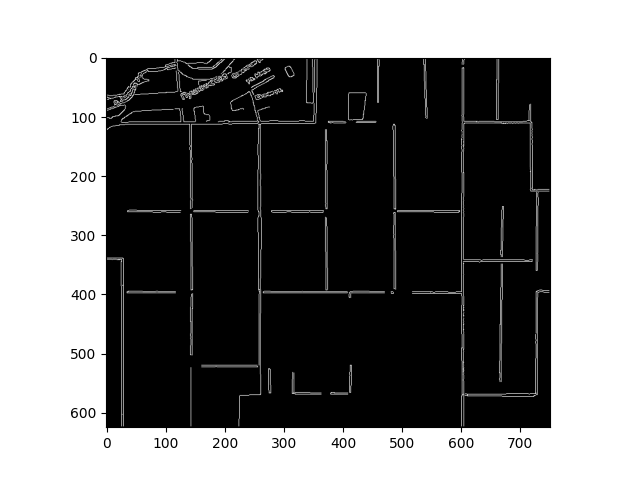
#> input picture src/Figure_1.png, 640 x 480 px
$ python test2.py
#> lines starting #> are read from the running program, lines starting #| are printed output that depends on the picture; after the words box and inside, x2 and y2 are one past the last pixel; in counts of white or black regions, pixels touching at a corner belong together
import cv2
import numpy as np
from skimage import feature
import skimage.measure

# Loading the image
image = cv2.imread('Figure_1.png', 0)
#> image is the input picture: shape (480, 640); min 0, max 255, mean 121.2

# Edge detection
edges = feature.canny(image, sigma=0.8)
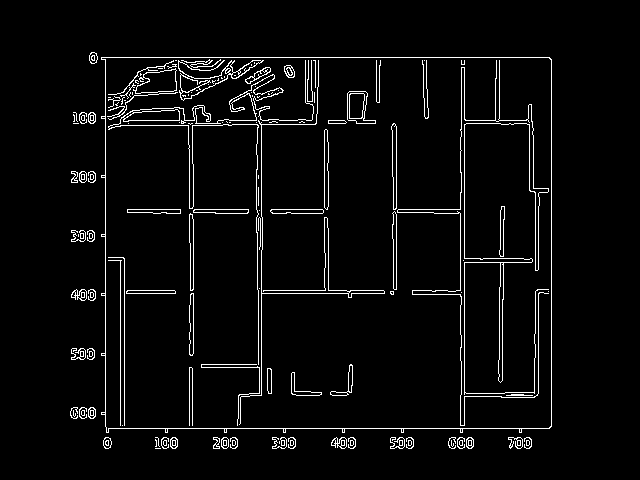
#> edges: shape (480, 640) bool; 4% white in thin lines or dots, all inside (x1, y1, x2, y2) = (70, 52, 552, 449)

# Binarize the image
binary = np.where(edges > 0, 1, 0)

# Applying dilation and erosion to remove some noise
kernel = np.ones((5,5),np.uint8)
dilation = cv2.dilate(binary.astype(np.uint8), kernel, iterations = 1 )
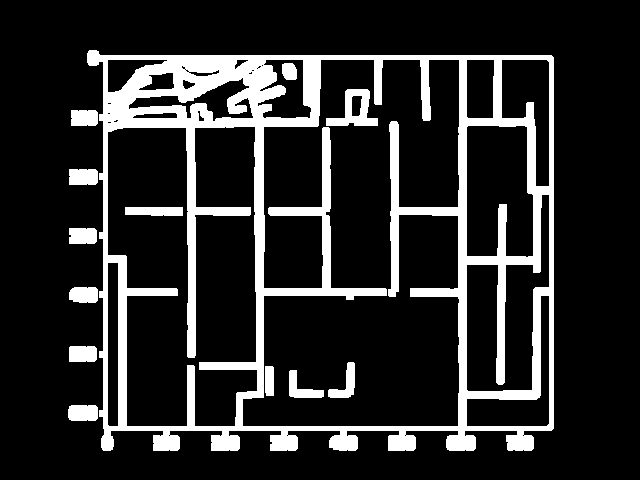
#> dilation: shape (480, 640); values 0 (black) and 1 (white), 16.4% white; 13 white regions, largest, box (x1, y1, x2, y2) and area: (87, 50, 554, 451) 45039, (326, 89, 378, 126) 911, (125, 207, 183, 216) 495

# Identifying all the connected components (objects) in the image
labels = skimage.measure.label(dilation)
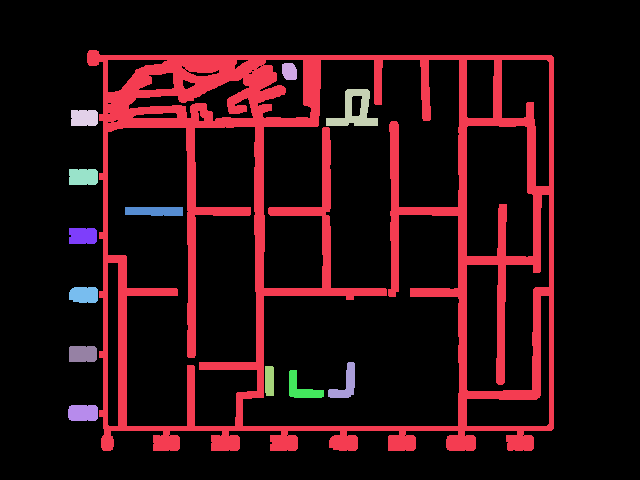
#> labels: shape (480, 640) int64; 14 distinct labels, from 0 to 13; one colour per label, 0 black

# Prepare an empty array (this will store whether each pixel is within a rectangle)
rectangles_mask = np.zeros_like(labels, dtype=bool)

image_with_rectangles = np.copy(image)

# Iterate over the detected objects
for label in np.unique(labels):
    # Skip the background object
    if label == 0:
        continue

    # Create a mask for the current object
    object_mask = np.where(labels == label, 1, 0).astype(np.uint8)

    # Find contours in the object
    contours, _ = cv2.findContours(object_mask, cv2.RETR_EXTERNAL, cv2.CHAIN_APPROX_SIMPLE)

    # find the inscribed rectangle for each contour
    for contour in contours:
        x, y, width, height = cv2.boundingRect(contour)

        # Draw the rectangle on the original image
        cv2.rectangle(image_with_rectangles, (x, y), (x + width, y + height), (255,255,255), 2)

        # Update the rectangles mask
        rectangles_mask[y:y+height, x:x+width] = True
#> this loop made 14 passes
#> pass 3, `object_mask = np.where(labels == label, 1, 0).astype(np.uint8)`:
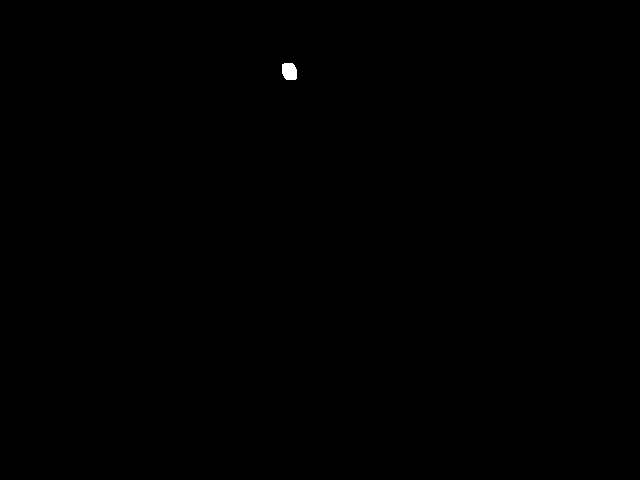
#> object_mask: shape (480, 640); values 0 (black) and 1 (white), 0.07% white; 1 white region, box (x1, y1, x2, y2) and area: (282, 63, 297, 80) 226
#> after the loop:
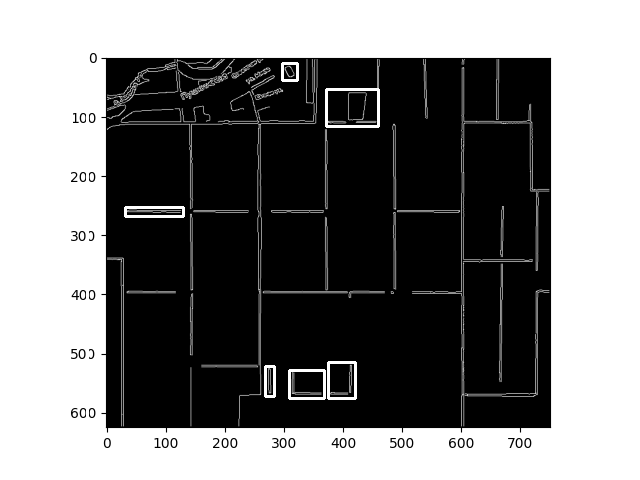
#> image_with_rectangles: shape (480, 640); 0.71% of pixels changed, all inside (x1, y1, x2, y2) = (72, 62, 380, 417)
#> after the loop:
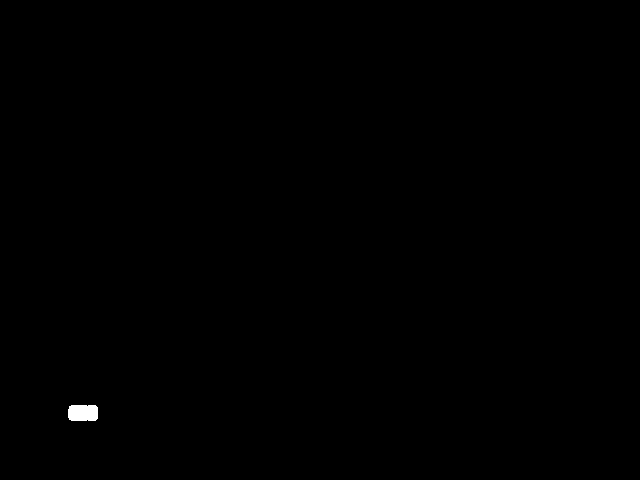
#> object_mask: shape (480, 640); values 0 (black) and 1 (white), 0.15% white; 1 white region, box (x1, y1, x2, y2) and area: (68, 405, 98, 421) 461
#> after the loop:
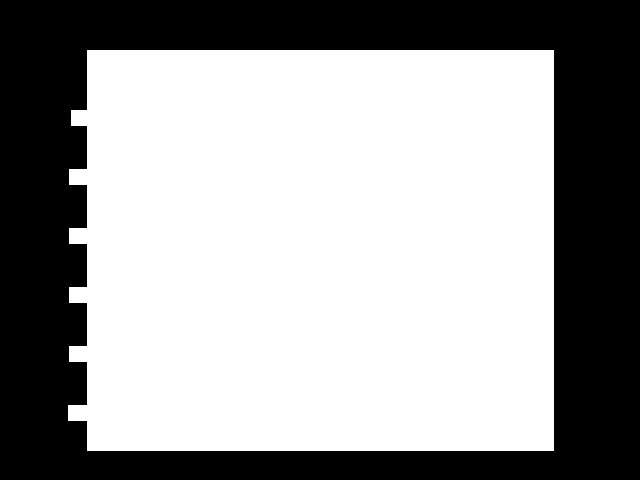
#> rectangles_mask: shape (480, 640) bool; 61.5% white; 1 black region, box (x1, y1, x2, y2) and area: (0, 0, 640, 480) 118221

# Save the image to a file
cv2.imwrite('res2.png', image_with_rectangles)
